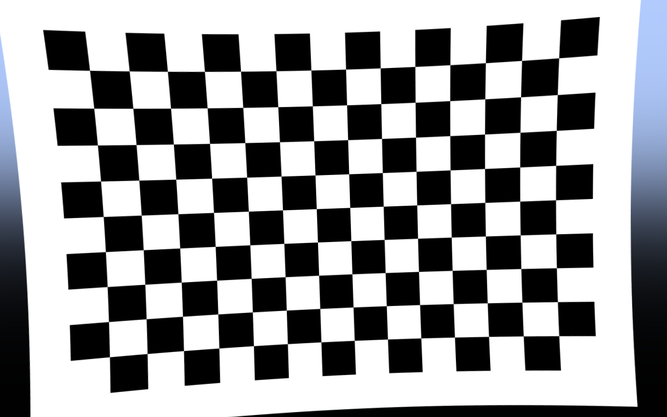
#> input picture pset-3-main/data/p1_edge_identification/chessboard.png, 667 x 417 px, shrunk from 1365 x 853 before the run
$ python p1_edge_identification.py
#> lines starting #> are read from the running program, lines starting #| are printed output that depends on the picture; after the words box and inside, x2 and y2 are one past the last pixel; in counts of white or black regions, pixels touching at a corner belong together
#> further down, image is the input picture: PIL image 667x417 RGB; mean R, G, B 152, 152.8, 154.3
import os
import env

import numpy as np
from PIL import Image, ImageDraw

import matplotlib.pyplot as plt

def find_contours(binary_image: np.ndarray, foreground: int=1) -> np.ndarray:
    """
    Find the boundaries of objects in a binary image.
    Args:
        binary_image: A binary image with objects as foreground.
        foreground: The value of the foreground pixels.
    Returns:
        A list of pixel coordinates that form the boundaries of the objects.
    """
    # TODO: Implement this method!
    #raise NotImplementedError

    row, cols = binary_image.shape
    contours = []

    for i in range(row):
        for j in range(cols):
            if binary_image[i, j] == 255:

                if i > 0 and binary_image[i-1, j] == 0:
                    contours.append([i, j])
                elif i < row-1 and binary_image[i+1, j] == 0:
                    contours.append([i, j])
                elif j > 0 and binary_image[i, j-1] == 0:
                    contours.append([i, j])
                elif j < cols-1 and binary_image[i, j+1] == 0:
                    contours.append([i, j])
                elif i > 0 and j > 0 and binary_image[i-1, j-1] == 0:
                    contours.append([i, j])
                elif i > 0 and j < cols-1 and binary_image[i-1, j+1] == 0:
                    contours.append([i, j])
                elif i < row-1 and j > 0 and binary_image[i+1, j-1] == 0:
                    contours.append([i, j])
                elif i < row-1 and j < cols-1 and binary_image[i+1, j+1] == 0:
                    contours.append([i, j])

    return np.array(contours)


class ContourImage():
    def __init__(self, image: Image):
        self.image = image
        self.binarized_image = None

    def binarize(self, threshold=128) -> None:
        """
        Convert the image to a binary image.
        """
#> called with threshold = 128
        # TODO: Implement this method!
        ## raise NotImplementedError

        self.binarized_image = np.array(self.image.convert('L'))
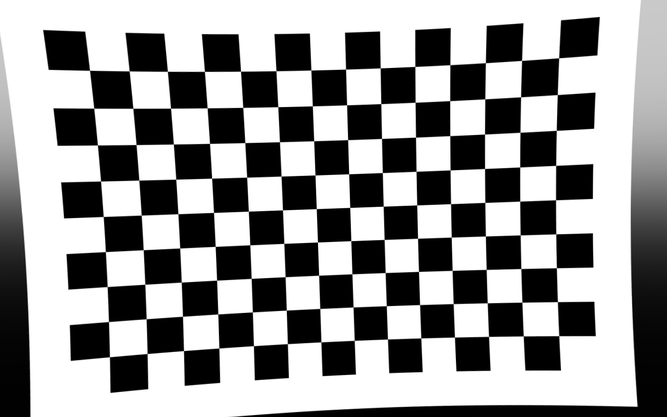
#> self.binarized_image: shape (417, 667); min 0, max 255, mean 152.7

        # 2) Threshold the pixels
        width, height = self.binarized_image.shape
#> width = 417; height = 667

        self.binarized_image = np.where(self.binarized_image < threshold, 0, 255)
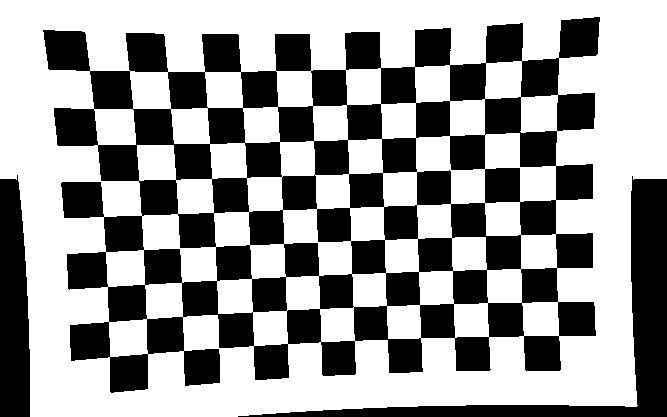
#> self.binarized_image: shape (417, 667) int64; 60% white; 3 black regions, box (x1, y1, x2, y2) and area: (43, 17, 600, 393) 93139, (238, 176, 667, 417) 11754, (0, 175, 30, 417) 6307


    def show(self) -> None:
        self.to_PIL().show()

    def fill_border(self):
        """
        Fill the border of the binarized image with zeros.
        """
        # TODO: Implement this method!
        ## raise NotImplementedError

        row, col = self.binarized_image.shape
#> row = 417; col = 667
        self.binarized_image[0, :] = 0
        self.binarized_image[row-1, :] = 0
        self.binarized_image[:, 0] = 0
        self.binarized_image[:, col-1] = 0
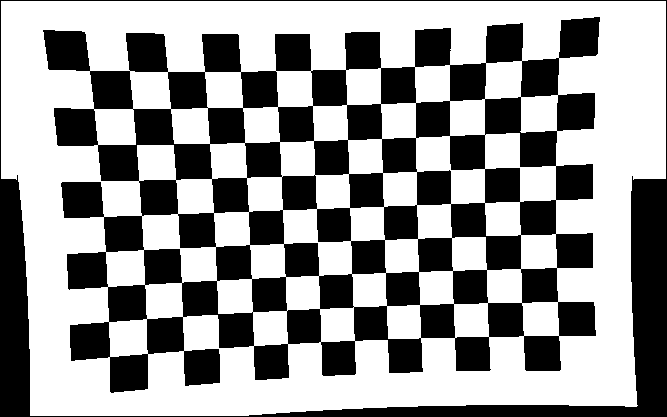
#> self.binarized_image: shape (417, 667) int64; 59.6% white; 2 black regions, box (x1, y1, x2, y2) and area: (43, 17, 600, 393) 93139, (0, 0, 667, 417) 19292


    def to_PIL(self) -> Image:
        color_array = np.stack([self.binarized_image]*3, axis=-1) * 255
        color_array = color_array.astype(np.uint8)
        return Image.fromarray(color_array)

    def prepare(self) -> np.ndarray:
        self.binarize()
        self.fill_border()
        return self.binarized_image


def find_chessboard_contours(image: Image) -> np.ndarray:
    image = ContourImage(image)
    return find_contours(image.prepare())
#> in find_contours, `row, cols = binary_image.shape`: row = 417; cols = 667

def draw_corners(pil_img: Image,
                 corners: np.ndarray,
                 color: tuple=(255, 0, 0),
                 radius: int=5) -> Image:
    img_with_corners = pil_img.copy()
    draw = ImageDraw.Draw(img_with_corners)

    for (y, x) in corners:
        left_up_point = (x - radius, y - radius)
        right_down_point = (x + radius, y + radius)
        draw.ellipse([left_up_point, right_down_point], outline=color, width=2)

    return img_with_corners

if __name__ == "__main__":
    if not os.path.exists(env.p1.output):
        os.makedirs(env.p1.output)
    # engine.get_distorted_chessboard(env.p1.chessboard_path)

    image = Image.open(env.p1.chessboard_path)
    contours = find_chessboard_contours(image)
#> contours = 12940 pairs, first value 1 to 415, second value 1 to 665

    result_img = draw_corners(image, contours, color=(255, 0, 0), radius=5)
#> the loop in draw_corners, `for (y, x) in corners:` made 12940 passes
#> (left_up_point, right_down_point) on passes 1 to 3: ((-4, -4), (6, 6)), ((-3, -4), (7, 6)), ((-2, -4), (8, 6))
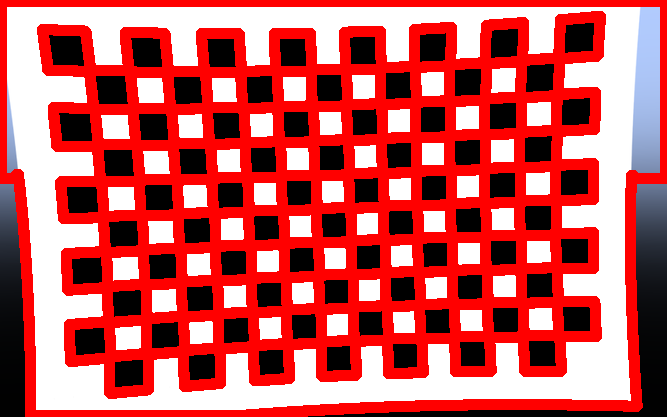
#> result_img: PIL image 667x417 RGB; mean R, G, B 198.7, 88.2, 89.3
    result_img.save(env.p1.contours_path)
    plt.imshow(result_img)
    plt.title("Chessboard Contours")
    plt.show()
